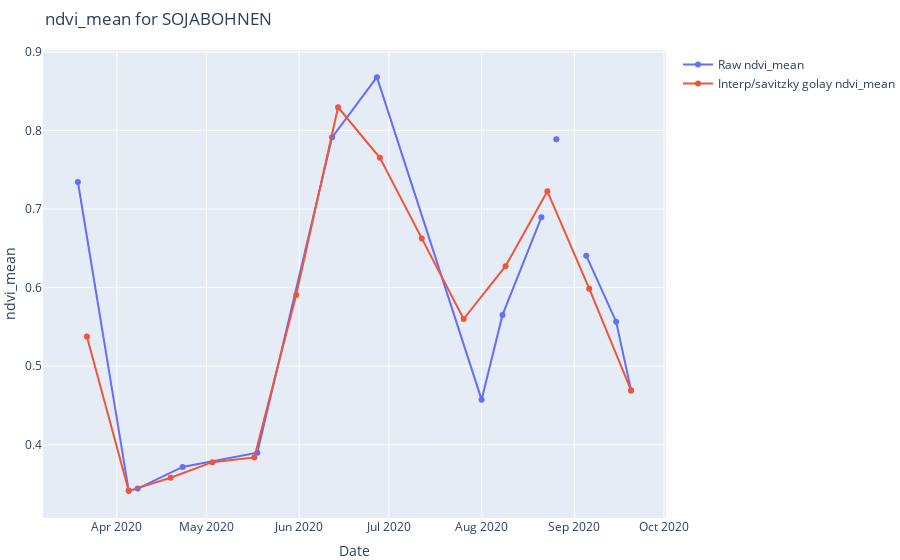

The code cell stored with this chart in its notebook:
### Markdown cell above
## (4) Data visualization

### Code cell
# Sanity checks to see the processing level of individual fields

# valid features 'B02_mean','B04_mean','B08_mean','B06_mean','B11_mean','ndvi_mean','ndmi_mean','ndvire_mean'
# Select and fearture to see
# --------------------------
selected_feature='ndvi_mean'
# --------------------------

# Selecting a random field/point id 
row_id = np.random.randint(in_df[fields_zone_id].min(), in_df[fields_zone_id].max())

# In a try, becuase not all ids where digitized
try:
    # If the points df was selected area and geomtery would be empty
    geom = raw_df.loc[raw_df[fields_zone_id]==row_id]['geometry'].iloc[0]
    print('Geometry area: ', round(geom.area,2), ' m²')
    display(geom)
    print('Landuse/Croptype')
    lu_key = xy_df.loc[xy_df[fields_zone_id]==row_id]['landuse'].iloc[0]
    lu_name=[x for x in croptype_map if croptype_map[x]==lu_key][0]
    print(lu_name)
    # Get original time series
    plot_origi = in_df.loc[in_df[fields_zone_id]==row_id][['date',selected_feature]]

    fig = go.Figure()
    fig.add_trace(go.Scatter(x=plot_origi['date'],
                             y=plot_origi[selected_feature],
                             name=f"Raw {selected_feature}" ))
    
    #fig = px.line(plot_origi, x=plot_origi['date'], y=plot_origi[selected_feature],markers=True)
    # Get interpolated and savitzky golay filter time series
    selected_cols=[x for x in list(xy_df.columns.values) if x.startswith(selected_feature)]
    plot_smooth = xy_df.loc[xy_df[fields_zone_id]==row_id][selected_cols].T
    plot_smooth = plot_smooth.rename(columns={plot_smooth.columns.values[0]:selected_feature})
    plot_smooth['date'] = plot_smooth.index
    plot_smooth['date'] = plot_smooth['date'].apply(lambda x: pd.to_datetime(f"2020_{x[-5:]}",format='%Y_%m_%d'))

    fig.add_trace(go.Scatter(x=plot_smooth['date'],
                             y=plot_smooth[selected_feature],
                             name=f"Interp/savitzky golay {selected_feature}" ))
    fig.update_layout(title=f"{selected_feature} for {lu_name}",
                      xaxis_title="Date",
                      yaxis_title=selected_feature,
                      margin=dict(l=0, r=0, b=0, t=50))

    fig.show()
except IndexError:
    print('Not digitized, please run again')

### Figure 1 — Plotly figure (JSON) as saved in the notebook; plotly's stock layout.template omitted (floating-point values rounded to 4 significant figures)
{"data": [{"name": "Raw ndvi_mean", "type": "scatter", "x": ["2020-03-19T00:00:00", "2020-04-05T00:00:00", "2020-04-08T00:00:00", "2020-04-23T00:00:00", "2020-05-18T00:00:00", "2020-06-12T00:00:00", "2020-06-27T00:00:00", "2020-08-01T00:00:00", "2020-08-08T00:00:00", "2020-08-21T00:00:00", "2020-08-23T00:00:00", "2020-08-26T00:00:00", "2020-09-02T00:00:00", "2020-09-05T00:00:00", "2020-09-15T00:00:00", "2020-09-20T00:00:00"], "y": [0.7344, 0.3413, 0.3441, 0.3717, 0.39, 0.7913, 0.8679, 0.4574, 0.5653, 0.6894, null, 0.7888, null, 0.6407, 0.5566, 0.4692]}, {"name": "Interp/savitzky golay ndvi_mean", "type": "scatter", "x": ["2020-03-22T00:00:00", "2020-04-05T00:00:00", "2020-04-19T00:00:00", "2020-05-03T00:00:00", "2020-05-17T00:00:00", "2020-05-31T00:00:00", "2020-06-14T00:00:00", "2020-06-28T00:00:00", "2020-07-12T00:00:00", "2020-07-26T00:00:00", "2020-08-09T00:00:00", "2020-08-23T00:00:00", "2020-09-06T00:00:00", "2020-09-20T00:00:00"], "y": [0.5379, 0.3413, 0.3579, 0.3778, 0.3839, 0.5906, 0.8296, 0.7653, 0.6627, 0.56, 0.6274, 0.7226, 0.5986, 0.4692]}], "layout": {"autosize": true, "margin": {"b": 0, "l": 0, "r": 0, "t": 50}, "title": {"text": "ndvi_mean for SOJABOHNEN"}, "xaxis": {"autorange": true, "range": ["2020-03-07 11:44:34.0883", "2020-10-01 12:15:25.9117"], "title": {"text": "Date"}, "type": "date"}, "yaxis": {"autorange": true, "range": [0.3027, 0.9065], "title": {"text": "ndvi_mean"}, "type": "linear"}}}
